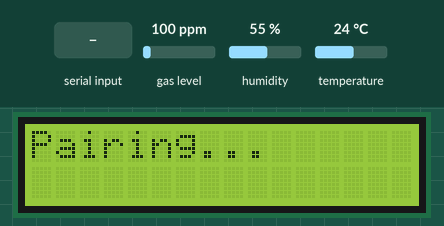
A sketch run on a simulated ESP8266 (NodeMCU). Shown: 16×2 character LCD. The test bench sets the inputs (shaded band); at power-on: gas level 100 ppm, humidity 55 %, temperature 24 °C. WiFi joins after 1.5 s; servers stay silent unless stated; EEPROM starts erased; what the sketch prints to the serial monitor is not drawn.

Above: at 2.8 s.
2.9 s: "1\n" received over Serial
At 3.9 s:
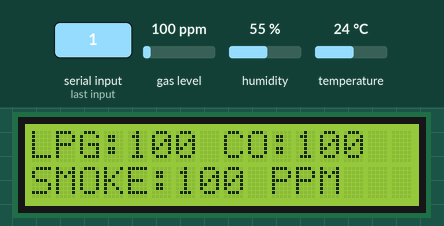
At 5.8 s:
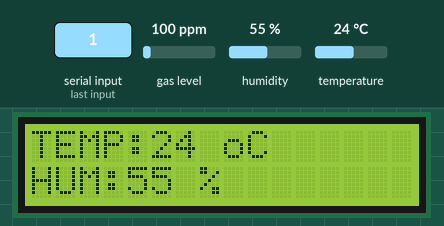
5.9 s: gas level set to 20 ppm
At 8.1 s:
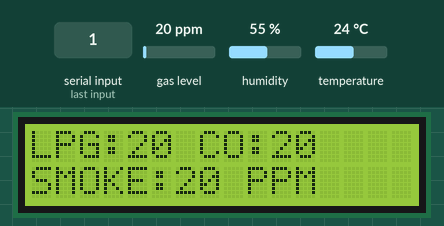
Timing chart, 0 to 9.6 s (numbered marks = the images above; inputs shaded):
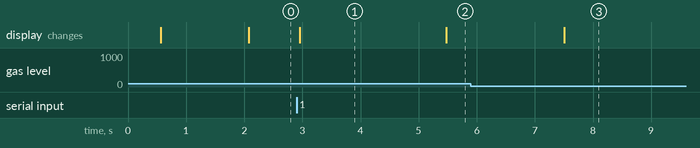

Measured:
- after the input at 2.9 s, the display: changes after 0.05 s (image 1)
- after the input at 5.9 s, the display: changes after 1.6 s (image 3)
- what the display in image 1 shows lasts 2.5 s, from 3.0 s to 5.5 s

The sketch:

Indoor_Air_Monitor_NodeMCU_ESP12E.ino
```cpp
#include <LiquidCrystal_I2C.h>

#include "sensor_interface.h"
#include "communication_interface.h"
#include "nonvolatile_memory_interface.h"

//#define DEBUG

// LCD init 16x2
int lcdColumns = 16;
int lcdRows = 2;
LiquidCrystal_I2C lcd(0x27, lcdColumns, lcdRows);

// Temporary UDP server for debugging purpose
// Replace it with your UDP server address
#ifdef DEBUG
  const char* receiverip = "192.168.0.9";
#endif

// Server IP address container
char serverIpAddress[16];
uint16_t serverPort = 63000;

// Sensor data to transmit
char dataUDP[100];

// Sensor data container
sensorData mainSensorData;

// === Function prototypes ===

// Pairing process with the PC
void pairUDPConnection(void);

// Display sensor data on the LCD
void displaySensorData(void);

// Error handling
void errorHandler(void);

void setup()
{
  Serial.begin(115200);
  Serial.println();

  sensorSetUp();

  // Initialize LCD
  lcd.init();
  lcd.backlight();

  myMemoryInit();

  int netStatus = connectToNetwork();
  #ifdef DEBUG
    Serial.println(netStatus);
  #endif
  // netStatus == 3 is connected
  if(netStatus != 3)
  {
    // Cant connect to network
    errorHandler();
  }

  pairUDPConnection();
}

void loop()
{
  getSensorData(&mainSensorData);
  sprintf(dataUDP, "%d,%d,%d,%d,%d\n", mainSensorData.lpg, mainSensorData.co, mainSensorData.smoke, mainSensorData.temp, mainSensorData.hum);
  displaySensorData();

  // UDP data debug
  #ifdef DEBUG
    Serial.println(dataUDP);
    sendDataToServer(receiverip, &serverPort, dataUDP);
  #endif

  sendDataToServer(serverIpAddress, &serverPort, dataUDP);
}

void pairUDPConnection(void)
{
  String ipAddress = "";

  unsigned int startTime = millis();
  bool isPairingDone = 0;

  #ifdef DEBUG
    Serial.println("Pairing start...");
  #endif
  lcd.clear();
  lcd.setCursor(0,0);
  lcd.print("Pairing...");

  while( (millis() - startTime) < 30000 )
  {
    if(Serial.available() > 0)
    {
      // Read the incoming data as a string
      ipAddress = Serial.readStringUntil('\n');  // Reads until newline character

      // Trim any extra whitespace or newline characters
      ipAddress.trim();

      // Convert the String to a char array
      ipAddress.toCharArray(serverIpAddress, 16);

      // Print the IP address as a char array to confirm
      Serial.print("Paired: ");
      Serial.println(serverIpAddress);
    }

    if(ipAddress != "")
    {
      isPairingDone = 1;
      break;
    }
  }

  if(isPairingDone == 1)
  {
    #ifdef DEBUG
      Serial.println("Pairing success...");
    #endif
    lcd.clear();
    lcd.setCursor(0,0);
    lcd.print("Paired");
    lcd.setCursor(0,1);
    lcd.print(ipAddress);
    saveToMemory(serverIpAddress);
  }

  else
  {
    #ifdef DEBUG
      Serial.println(ipAddress);
      Serial.println("Timeout...");
    #endif
    lcd.clear();
    lcd.setCursor(0,0);
    lcd.print("Timeout...");
    readFromMemory(serverIpAddress);
  }
}

void displaySensorData(void)
{
  lcd.clear();
  lcd.setCursor(0,0);
  lcd.print("LPG:");
  lcd.print(mainSensorData.lpg);
  lcd.print(" CO:");
  lcd.print(mainSensorData.co);
  lcd.setCursor(0,1);
  lcd.print("SMOKE:");
  lcd.print(mainSensorData.smoke);
  lcd.print(" PPM");
  delay(2500);
  lcd.clear();
  lcd.print("TEMP:");
  lcd.print(mainSensorData.temp);
  lcd.print(" oC");
  lcd.setCursor(0,1);
  lcd.print("HUM:");
  lcd.print(mainSensorData.hum);
  lcd.print(" %");
  delay(2000);
}

void errorHandler(void)
{
  while(1)
  {

  }
}
```

communication_interface.h
```cpp
#ifndef COMMUNICATION_INTERFACE_H
#define COMMUNICATION_INTERFACE_H

// #include <Arduino.h>
#include <ESP8266WiFi.h>
#include <WiFiUdp.h>

// WiFi and UDP
const char* ssid = "Your_WiFi_SSID";
const char* password = "Your_WiFi_Password";

WiFiUDP Udp;

// Connect to network
int connectToNetwork(void)
{
  //WiFi.mode(WIFI_STA);
  WiFi.begin(ssid, password);
  while (WiFi.status() != WL_CONNECTED)
  {
    delay(500);
  }
  return (int)WiFi.status();
}

// Send data to server
void sendDataToServer(const char* serverIpAddress, uint16_t* sendPort, char* data)
{
  Udp.beginPacket(serverIpAddress, *sendPort);   //Your computer/server IP address and UDP port
  Udp.write(data);
  Udp.endPacket();
}

#endif /* COMMUNICATION_INTERFACE_H */
```

nonvolatile_memory_interface.h
```cpp
#ifndef NONVOLATILE_MEMORY_INTERFACE_H
#define NONVOLATILE_MEMORY_INTERFACE_H

// #include <Arduino.h>
#include <EEPROM.h>

// EEPROM setting
const int EEPROM_SIZE = 16;

// Initialize non-volatile memory
void myMemoryInit(void)
{
  // Initialize EEPROM
  EEPROM.begin(EEPROM_SIZE);
}

// Save data to non-volatile memory
// @param: Data to be written to memory
void saveToMemory(char* data)
{
  for (int i = 0; i < EEPROM_SIZE; i++)
  {
    EEPROM.write(i, data[i]);  // Write each byte to EEPROM
  }

  EEPROM.commit();            // Save changes to flash
}

// Read data from non-volatile memory
// @param: Data container
void readFromMemory(char* data)
{
  for (int i = 0; i < EEPROM_SIZE; i++)
  {
    data[i] = EEPROM.read(i);
  }

  data[EEPROM_SIZE - 1] = '\0';  // Ensure null termination for safety
}

#endif /* NONVOLATILE_MEMORY_INTERFACE_H */
```

sensor_interface.h
```cpp
#ifndef SENSOR_INTERFACE_H
#define SENSOR_INTERFACE_H

#include <Arduino.h>
#include <DHT.h>
#include <DHT_U.h>
#include <MQ2.h>

// DHT
#define DHTPIN 14
#define DHTTYPE DHT22

typedef struct
{
  int temp;
  int hum;
  int lpg;
  int co;
  int smoke;
} sensorData;

// Gas sensor
int GasSensor = A0;

// Configure all sensors
DHT dht(DHTPIN, DHTTYPE);
MQ2 mq2(GasSensor);

// Setting up and initialize all sensors
void sensorSetUp(void)
{
  pinMode(GasSensor, INPUT);
  dht.begin();
  mq2.begin();
}

// Read sensor data
void getSensorData(sensorData *mySensorData)
{
  float* values = mq2.read(false);
  mySensorData->lpg = mq2.readLPG();
  mySensorData->co = mq2.readCO();
  mySensorData->smoke = mq2.readSmoke();
  mySensorData->temp = dht.readTemperature();
  mySensorData->hum = dht.readHumidity();
}

#endif /* SENSOR_INTERFACE_H */
```
